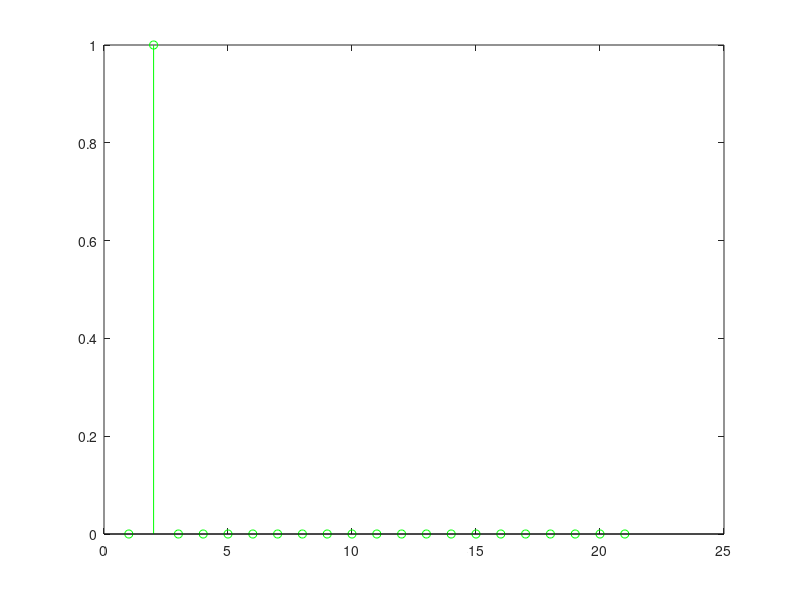

The MATLAB script that drew this image: (Note: this script raises an error after producing the figure.)
% Task 13 - MA filtering
x = [0, 1, zeros(1,19)];

b0 = 0.5;
b1 = 0.5;

a1=-0.8;

N = length(x); % Length of input signal
u = zeros(size(x)); % Allocate space for outut

u(1) = b0*x(1); % First sample, assuming x(0) = 0
for n=2:N % Remaining samples
    u(n) = b0*x(n) + b1*x(n-1);
end;

y(1) = u(1); % First sample, assuming y(-1) = 0
for n=2:N % Remaining samples
    y(n) = u(n) - a1*y(n-1);
end;

stem(x, 'g');
hold on
stem(u, 'r', '+');
stem(y, 'k', '.');
axis([-1 20 -1.5 1.5]);
xlabel('n'); ylabel('x[n], u[n] and y[n]');

legend('= ingsingal x[n]','=mellan signal u[n]','= utsignal y[n]')